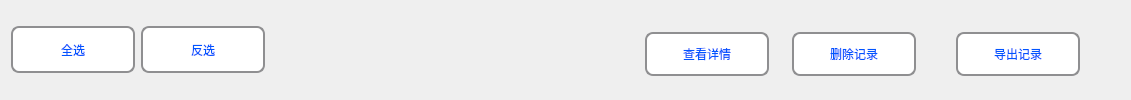
        <widget class="QWidget" name="widget_records_query_bottom" native="true">
         <layout class="QHBoxLayout" name="horizontalLayout_34">
          <item>
           <widget class="QToolButton" name="BtnRecord_AllSelect">
            <property name="minimumSize">
             <size>
              <width>124</width>
              <height>44</height>
             </size>
            </property>
            <property name="maximumSize">
             <size>
              <width>100</width>
              <height>16777215</height>
             </size>
            </property>
            <property name="styleSheet">
             <string notr="true">QToolButton { 
    border: 2px solid #8f8f91;
    border-radius: 8px; 
    min-width: 120px;
    min-height: 40px;
	background-color: rgb(255, 255, 255);
	color: rgb(0, 85, 255);
	font: 75 12pt &quot;微软雅黑&quot;;
 }
QToolButton:pressed {
    border: 2px solid #8f8f91;
    border-radius: 6px; 
    background-color: rgb(255, 255, 255);
    min-width: 120px;
    min-height: 40px;
	color: rgb(0, 85, 255);
	font: 75 10pt &quot;微软雅黑&quot;;
}</string>
            </property>
            <property name="text">
             <string>全选</string>
            </property>
           </widget>
          </item>
          <item>
           <widget class="QToolButton" name="BtnRecord_OppSelect">
            <property name="minimumSize">
             <size>
              <width>124</width>
              <height>44</height>
             </size>
            </property>
            <property name="maximumSize">
             <size>
              <width>100</width>
              <height>16777215</height>
             </size>
            </property>
            <property name="styleSheet">
             <string notr="true">QToolButton { 
    border: 2px solid #8f8f91;
    border-radius: 8px; 
    min-width: 120px;
    min-height: 40px;
	background-color: rgb(255, 255, 255);
	color: rgb(0, 85, 255);
	font: 75 12pt &quot;微软雅黑&quot;;
 }
QToolButton:pressed {
    border: 2px solid #8f8f91;
    border-radius: 6px; 
    background-color: rgb(255, 255, 255);
    min-width: 120px;
    min-height: 40px;
	color: rgb(0, 85, 255);
	font: 75 10pt &quot;微软雅黑&quot;;
}</string>
            </property>
            <property name="text">
             <string>反选</string>
            </property>
           </widget>
          </item>
          <item>
           <spacer name="horizontalSpacer_259">
            <property name="orientation">
             <enum>Qt::Horizontal</enum>
            </property>
            <property name="sizeHint" stdset="0">
             <size>
              <width>28</width>
              <height>20</height>
             </size>
            </property>
           </spacer>
          </item>
          <item>
           <spacer name="horizontalSpacer_260">
            <property name="orientation">
             <enum>Qt::Horizontal</enum>
            </property>
            <property name="sizeHint" stdset="0">
             <size>
              <width>35</width>
              <height>20</height>
             </size>
            </property>
           </spacer>
          </item>
          <item>
           <spacer name="horizontalSpacer_261">
            <property name="orientation">
             <enum>Qt::Horizontal</enum>
            </property>
            <property name="sizeHint" stdset="0">
             <size>
              <width>17</width>
              <height>20</height>
             </size>
            </property>
           </spacer>
          </item>
          <item>
           <spacer name="horizontalSpacer_262">
            <property name="orientation">
             <enum>Qt::Horizontal</enum>
            </property>
            <property name="sizeHint" stdset="0">
             <size>
              <width>35</width>
              <height>20</height>
             </size>
            </property>
           </spacer>
          </item>
          <item>
           <spacer name="horizontalSpacer_263">
            <property name="orientation">
             <enum>Qt::Horizontal</enum>
            </property>
            <property name="sizeHint" stdset="0">
             <size>
              <width>34</width>
              <height>20</height>
             </size>
            </property>
           </spacer>
          </item>
          <item>
           <spacer name="horizontalSpacer_264">
            <property name="orientation">
             <enum>Qt::Horizontal</enum>
            </property>
            <property name="sizeHint" stdset="0">
             <size>
              <width>35</width>
              <height>20</height>
             </size>
            </property>
           </spacer>
          </item>
          <item>
           <spacer name="horizontalSpacer_265">
            <property name="orientation">
             <enum>Qt::Horizontal</enum>
            </property>
            <property name="sizeHint" stdset="0">
             <size>
              <width>54</width>
              <height>20</height>
             </size>
            </property>
           </spacer>
          </item>
          <item>
           <spacer name="horizontalSpacer_266">
            <property name="orientation">
             <enum>Qt::Horizontal</enum>
            </property>
            <property name="sizeHint" stdset="0">
             <size>
              <width>53</width>
              <height>20</height>
             </size>
            </property>
           </spacer>
          </item>
          <item>
           <spacer name="horizontalSpacer_267">
            <property name="orientation">
             <enum>Qt::Horizontal</enum>
            </property>
            <property name="sizeHint" stdset="0">
             <size>
              <width>44</width>
              <height>20</height>
             </size>
            </property>
           </spacer>
          </item>
          <item>
           <spacer name="horizontalSpacer_268">
            <property name="orientation">
             <enum>Qt::Horizontal</enum>
            </property>
            <property name="sizeHint" stdset="0">
             <size>
              <width>39</width>
              <height>20</height>
             </size>
            </property>
           </spacer>
          </item>
          <item>
           <widget class="QToolButton" name="toolButton_record_query_view_details">
            <property name="minimumSize">
             <size>
              <width>124</width>
              <height>44</height>
             </size>
            </property>
            <property name="maximumSize">
             <size>
              <width>100</width>
              <height>35</height>
             </size>
            </property>
            <property name="styleSheet">
             <string notr="true">QToolButton { 
    border: 2px solid #8f8f91;
    border-radius: 8px; 
    min-width: 120px;
    min-height: 40px;
	background-color: rgb(255, 255, 255);
	color: rgb(0, 85, 255);
	font: 75 12pt &quot;微软雅黑&quot;;
 }
QToolButton:pressed {
    border: 2px solid #8f8f91;
    border-radius: 6px; 
    background-color: rgb(255, 255, 255);
    min-width: 120px;
    min-height: 40px;
	color: rgb(0, 85, 255);
	font: 75 10pt &quot;微软雅黑&quot;;
}</string>
            </property>
            <property name="text">
             <string>查看详情</string>
            </property>
           </widget>
          </item>
          <item>
           <spacer name="horizontalSpacer_269">
            <property name="orientation">
             <enum>Qt::Horizontal</enum>
            </property>
            <property name="sizeHint" stdset="0">
             <size>
              <width>17</width>
              <height>20</height>
             </size>
            </property>
           </spacer>
          </item>
          <item>
           <widget class="QToolButton" name="toolButton_record_query_delete">
            <property name="minimumSize">
             <size>
              <width>124</width>
              <height>44</height>
             </size>
            </property>
            <property name="maximumSize">
             <size>
              <width>100</width>
              <height>35</height>
             </size>
            </property>
            <property name="styleSheet">
             <string notr="true">QToolButton { 
    border: 2px solid #8f8f91;
    border-radius: 8px; 
    min-width: 120px;
    min-height: 40px;
	background-color: rgb(255, 255, 255);
	color: rgb(0, 85, 255);
	font: 75 12pt &quot;微软雅黑&quot;;
 }
QToolButton:pressed {
    border: 2px solid #8f8f91;
    border-radius: 6px; 
    background-color: rgb(255, 255, 255);
    min-width: 120px;
    min-height: 40px;
	color: rgb(0, 85, 255);
	font: 75 10pt &quot;微软雅黑&quot;;
}</string>
            </property>
            <property name="text">
             <string>删除记录</string>
            </property>
           </widget>
          </item>
          <item>
           <spacer name="horizontalSpacer_270">
            <property name="orientation">
             <enum>Qt::Horizontal</enum>
            </property>
            <property name="sizeHint" stdset="0">
             <size>
              <width>34</width>
              <height>20</height>
             </size>
            </property>
           </spacer>
          </item>
          <item>
           <widget class="QToolButton" name="toolButton_record_query_output">
            <property name="minimumSize">
             <size>
              <width>124</width>
              <height>44</height>
             </size>
            </property>
            <property name="maximumSize">
             <size>
              <width>100</width>
              <height>35</height>
             </size>
            </property>
            <property name="styleSheet">
             <string notr="true">QToolButton { 
    border: 2px solid #8f8f91;
    border-radius: 8px; 
    min-width: 120px;
    min-height: 40px;
	background-color: rgb(255, 255, 255);
	color: rgb(0, 85, 255);
	font: 75 12pt &quot;微软雅黑&quot;;
 }
QToolButton:pressed {
    border: 2px solid #8f8f91;
    border-radius: 6px; 
    background-color: rgb(255, 255, 255);
    min-width: 120px;
    min-height: 40px;
	color: rgb(0, 85, 255);
	font: 75 10pt &quot;微软雅黑&quot;;
}</string>
            </property>
            <property name="text">
             <string>导出记录</string>
            </property>
           </widget>
          </item>
          <item>
           <spacer name="horizontalSpacer_271">
            <property name="orientation">
             <enum>Qt::Horizontal</enum>
            </property>
            <property name="sizeHint" stdset="0">
             <size>
              <width>40</width>
              <height>20</height>
             </size>
            </property>
           </spacer>
          </item>
         </layout>
        </widget>
